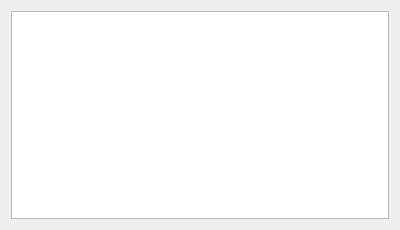
<?xml version="1.0" encoding="UTF-8"?>
<ui version="4.0">
 <class>Dialog2</class>
 <widget class="QDialog" name="Dialog2">
  <property name="geometry">
   <rect>
    <x>0</x>
    <y>0</y>
    <width>400</width>
    <height>230</height>
   </rect>
  </property>
  <property name="windowTitle">
   <string>Dialog</string>
  </property>
  <layout class="QHBoxLayout" name="horizontalLayout">
   <item>
    <widget class="QTableWidget" name="tableWidget"/>
   </item>
  </layout>
 </widget>
 <resources/>
 <connections/>
</ui>
